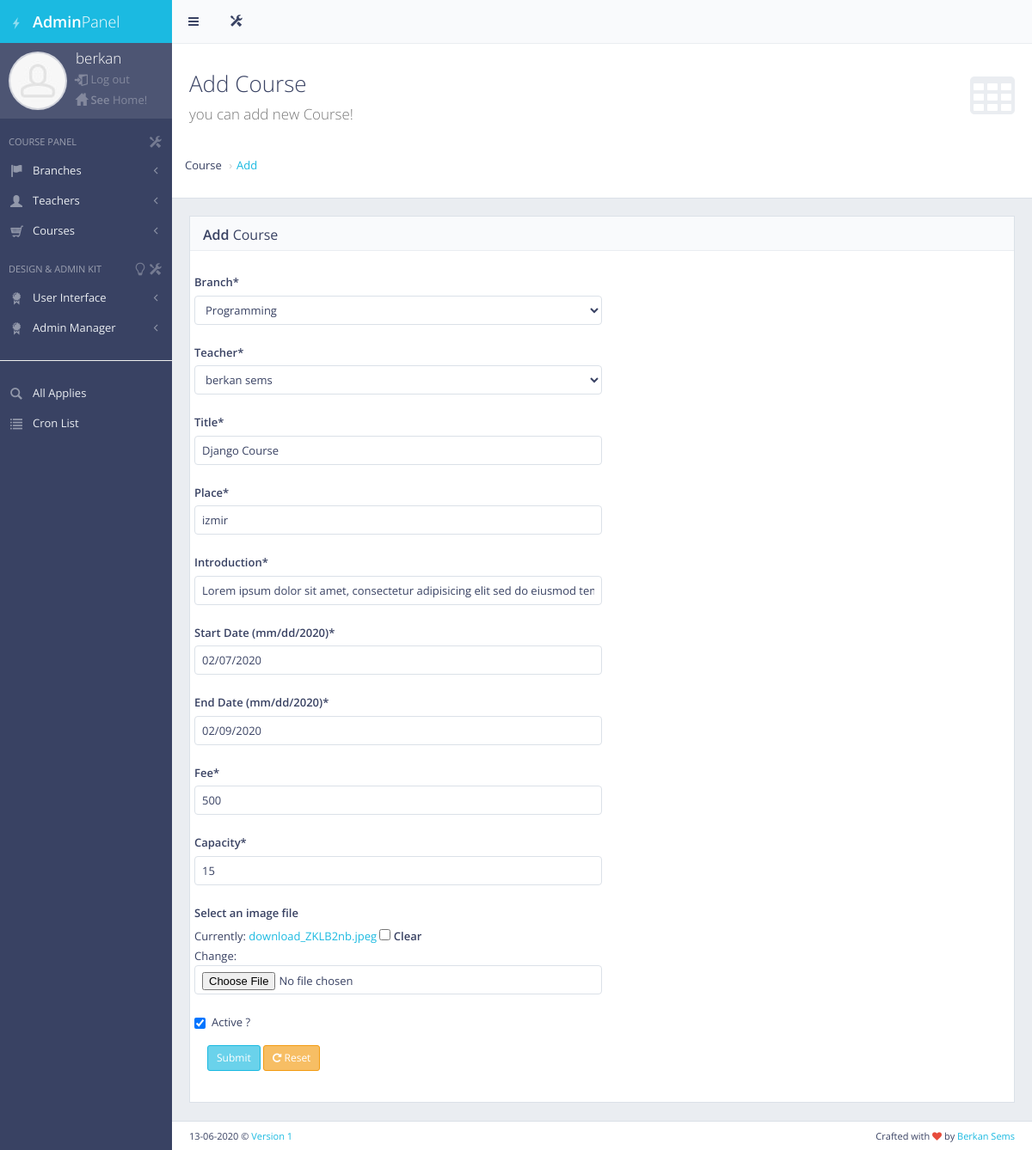
The page /panel/course_update/2/ (signed in) on the database as committed earlier.
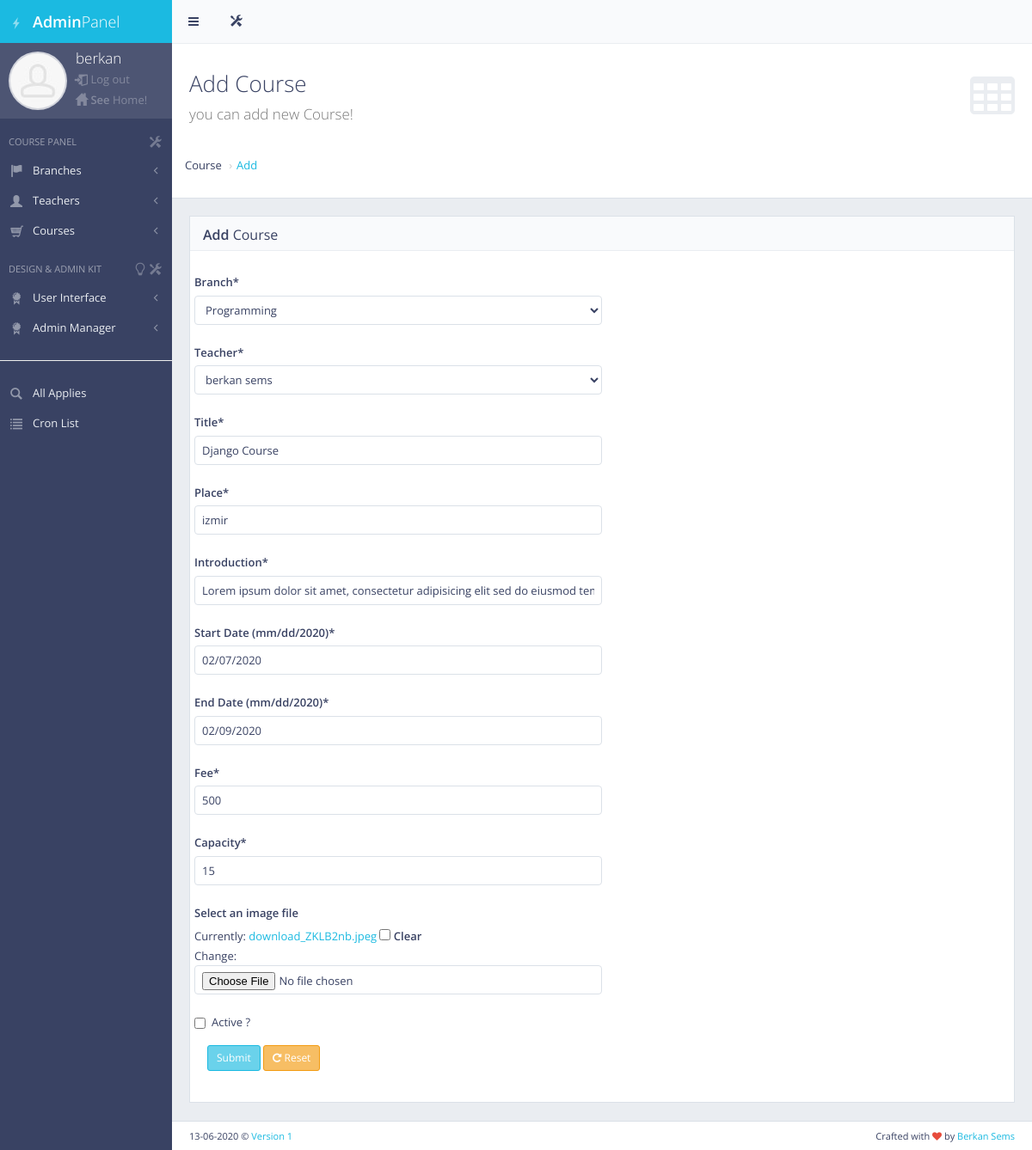
The same page on the database as committed later.
### panel/models.py (models this page shows, shortened)
class Courses(models.Model):
    branch = models.ForeignKey(Branch, related_name= "bra", null=True , on_delete=models.CASCADE)
    teacher = models.ForeignKey(Teacher, related_name= "teach" , null=True , on_delete=models.CASCADE)
    title = models.CharField(max_length=50)
    place = models.CharField(max_length=50)
    introduction = models.CharField(max_length=500)
    createdAt = models.DateTimeField(auto_now_add=True)
    startDate = models.CharField("Start Date (mm/dd/2020)",max_length=50)
    endDate = models.CharField("End Date (mm/dd/2020)",max_length=50)
    fee = models.IntegerField()
    capacity = models.IntegerField()
    pic = models.ImageField("Select an image file",null=True, blank=True)
    status=models.BooleanField("Active ?",default=True)

### panel/decorators.py (the view)
        def wrapper_function(request, *args, **kwargs):
            group = None
            if request.user.groups.exists():
                group = request.user.groups.all()[0].name
            for role in allowed_roles:
                if group == role:
                    return view_func(request, *args, **kwargs)
            return HttpResponse("You are not authorized to view this page")

### panel/forms.py
class CourseForm(forms.ModelForm):
    class Meta:
        model = Courses
        fields = '__all__'

### panel/models.py (called while the page is built)
    def __str__(self):
        return self.name

    def __str__(self):
        return self.name

### panel/views.py (called while the page is built, shortened)
@login_required(login_url='my_login')
@allowed_users(allowed_roles=['admin'])
def courseUpdate(request,pk):
    teachers = Teacher.objects.all()
    branches = Branch.objects.all()
    try:
        course= Courses.objects.get(id=pk)
        form = CourseForm(instance=course)
        context = {"teachers": teachers, "branches": branches, "form": form}
    except ExceptionError as tr:
        print(tr)
        pass
    return render(request, 'back/course_update.html',context)

### templates/back/course_update.html (shortened to what this page needs)
{% extends 'back/master_panel.html' %}
{% load crispy_forms_tags %}
{% load static %}
{% block content %}
    <div id="page-content">
        <div class="content-header">
            <div class="header-section">
                <h1>
                    <i class="fa fa-table"></i>Add Course<br><small>you can add new Course!</small>
                </h1>
            </div>
            <div class="breadcrumb breadcrump-top">
                <li>Course</li>
                <li><a href="#">Add</a></li>
            </div>
        </div>
        <div class="block full">
            <div class="block-title">
                <h2><strong>Add</strong> Course</h2>
            </div>
            <div>
                <form action="#" enctype="multipart/form-data" method="POST"
                      class="form-horizontal form_middle">
                    <div class="row">
                        <div class="col-md-6">
                            {{ form|crispy }}
                        </div>
                    </div>
                    <div class="form-group form-actions">
                        <div class="col-md-9 col-md-offset-0">
                            <input type="submit" class="btn btn-sm btn-primary">
                            <button type="reset" class="btn btn-sm btn-warning"><i class="fa fa-repeat"></i> Reset
                            </button>
                        </div>
                    </div>
                </form>
            </div>
        </div>
    </div>
{% endblock %}

Rows that differ between the two databases and show on the page:
changed Courses "Programming": status "☑" → "☐"
